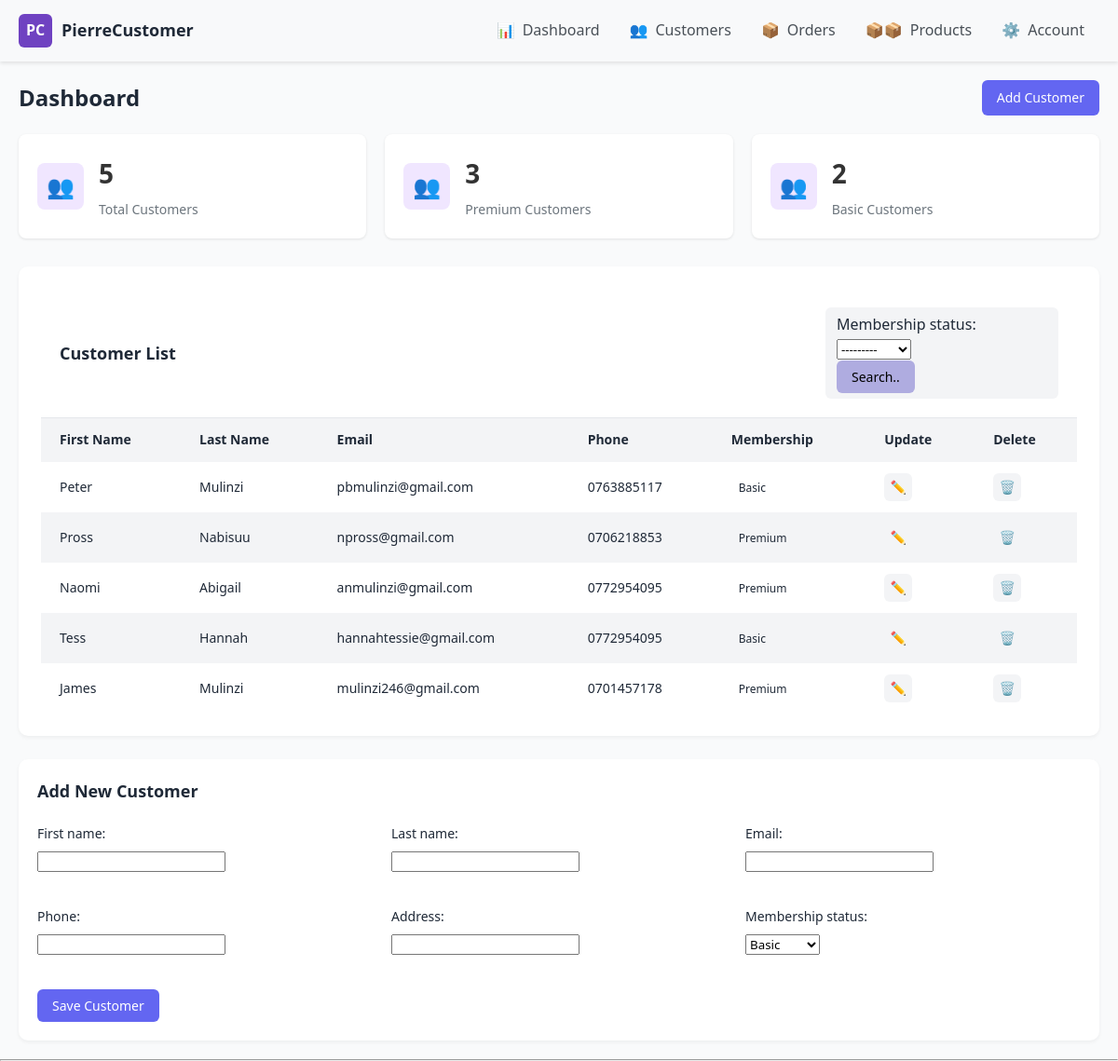
The page / on the database its author committed.
### pierre_CMS_App/models.py (models this page shows, shortened)
class Customer(models.Model):
    STATUS = (
        ('Premium', 'Premium'),
        ('Basic', 'Basic'),
    )
    first_name = models.CharField(max_length = 200)
    last_name = models.CharField(max_length = 200)
    phone = models.CharField(max_length=200)
    email = models.EmailField(max_length=200, null=True)
    address = models.CharField(max_length=200)
    date_created = models.DateTimeField(auto_now_add=True)
    membership_status = models.CharField(max_length=200, choices=STATUS, default='Basic')

### pierre_CMS_App/views.py (the view)
# urls.py: path('', views.dashboard, name='dashboard'),
def dashboard(request):
    customers = Customer.objects.all()
    total_customers = customers.count()
    total_basic_customers = Customer.objects.filter(membership_status = 'Basic').count()
    total_premium_customers = Customer.objects.filter(membership_status = 'Premium').count()
    form = CustomerForm(request.POST)
    myFilter = CustomerFilter(request.GET, queryset=customers)
    customers = myFilter.qs
    if request.method == 'POST' and form.is_valid():
        form.save()
        return redirect('dashboard')
    else:
        form = CustomerForm()
    context = {
        'customers': customers,
        'total_customers': total_customers,
        'total_basic_customers': total_basic_customers,
        'total_premium_customers': total_premium_customers,
        'form': form,
        'myFilter': myFilter,
    }
    return render(request, 'pierre_CMS_App/dashboardPage.html', context)

### pierre_CMS_App/forms.py
class CustomerForm(ModelForm):
    class Meta:
        model = Customer
        fields = ['first_name', 'last_name', 'phone', 'email', 'address', 'membership_status']

### pierre_CMS_App/templates/pierre_CMS_App/dashboardPage.html (shortened to what this page needs)
{% extends "pierre_CMS_App/main.html" %}
{% block content %}
<div class="main">
    <div class="page-header">
        <h1 class="page-title">Dashboard</h1>
        <a class="btn btn-primary" href="{% url 'addCustomer' %}" style="text-decoration: none;">Add Customer</a>
    </div>
    <div class="stats">
        <div class="stat-card">
            <div class="stat-icon customers-icon">👥</div>
            <div class="stat-info">
                <h3>{{total_customers|default:"0"}}</h3>
                <p>Total Customers</p>
            </div>
        </div>
        <div class="stat-card">
            <div class="stat-icon customers-icon">👥</div>
            <div class="stat-info">
                <h3>{{total_premium_customers|default:"0"}}</h3>
                <p>Premium Customers</p>
            </div>
        </div>
        <div class="stat-card">
            <div class="stat-icon customers-icon">👥</div>
            <div class="stat-info">
                <h3>{{total_basic_customers|default:"0"}}</h3>
                <p>Basic Customers</p>
            </div>
        </div>
    </div>
    <div class="card">
        <div class="card-header">
            <h2 class="card-title">Customer List</h2>
            <div class="search-box">
                <form method="get">
                    {{myFilter.form}}
                    <button class="btn btn-primry btn-outline-info" type="submit" style="background-color: rgb(175, 172, 224);">Search..</button>
                </form>
            </div>
        </div>
        <table>
            <thead>
                <tr>
                    <th>First Name</th>
                    <th>Last Name</th>
                    <th>Email</th>
                    <th>Phone</th>
                    <th>Membership</th>
                    <th>Update</th>
                    <th>Delete</th>
                </tr>
            </thead>
            <tbody>
                {% for cust in customers %}
                    <tr>
                        <td>{{cust.first_name}}</td>
                        <td>{{cust.last_name}}</td>
                        <td>{{cust.email}}</td>
                        <td>{{cust.phone}}</td>
                        <td><span class="status">{{cust.membership_status}}</span></td>
                        <td>
                            <a class="btn-icon btn-edit" href="{% url 'updateCustomer' cust.id %}" style="text-decoration: none;">✏️</a>
                        </td>
                        <td>
                            <a class="btn-icon btn-delete" href="{% url 'deleteCustomer' cust.id %}" style="text-decoration: none;">🗑️</a>
                        </td>
                    </tr>
                {% endfor %}
            </tbody>
        </table>
    </div>
    <div class="form-container">
        <h2 class="form-title">Add New Customer</h2>
        <form action="" method="POST">
            <div class="form-grid">
                <div class="form-group">
                    <label class="form-label">{{form.first_name.label_tag}}</label>
                    {{form.first_name}}
                </div>
                <div class="form-group">
                    <label class="form-label">{{form.last_name.label_tag}}</label>
                    {{form.last_name}}
                </div>
                <div class="form-group">
                    <label class="form-label">{{form.email.label_tag}}</label>
                    {{form.email}}
                </div>
                <div class="form-group">
                    <label class="form-label">{{form.phone.label_tag}}</label>
                    {{form.phone}}
                </div>
                <div class="form-group">
                    <label class="form-label">{{form.address.label_tag}}</label>
                    {{form.address}}
                </div>
                <div class="form-group">
                    <label class="form-label">{{form.membership_status.label_tag}}</label>
                    {{form.membership_status}}
                </div>
                <div class="form-submit">
                    <input type="submit" value="Save Customer" class="btn btn-primary">
                </div>
            </div>
        </form>
    </div>
</div>
{% endblock %}

### static/css/main.css (style rules this page uses)
:root { --primary: #6366f1; --primary-light: #818cf8; --primary-dark: #4f46e5; --accent: #f472b6; --light: #f9fafb; --dark: #1f2937; --gray: #9ca3af; --gray-light: #f3f4f6; }
* { margin: 0; padding: 0; box-sizing: border-box; font-family: 'Segoe UI', Tahoma, Geneva, Verdana, sans-serif; }
body { background-color: var(--light); color: var(--dark); line-height: 1.6; }
* { margin: 0; padding: 0; box-sizing: border-box; }
.main { flex: 1; padding: 20px; }
.page-header { display: flex; justify-content: space-between; align-items: center; margin-bottom: 20px; }
.page-title { margin: 0; font-size: 24px; font-weight: 600; }
.card { background-color: white; border-radius: 8px; box-shadow: 0 1px 3px rgba(0,0,0,0.1); padding: 24px; margin-bottom: 24px; }
.form-grid { display: grid; grid-template-columns: repeat(auto-fill, minmax(300px, 1fr)); gap: 20px; }
.form-group { margin-bottom: 16px; }
.form-label { display: block; margin-bottom: 8px; font-weight: 500; color: #555; }
.btn { padding: 8px 16px; border-radius: 6px; font-size: 14px; font-weight: 500; cursor: pointer; display: inline-flex; align-items: center; border: none; transition: all 0.2s; }
.btn-primary { background-color: var(--primary); color: white; }
.stats { display: flex; gap: 20px; margin-bottom: 30px; }
.stat-card { background-color: white; border-radius: 8px; box-shadow: 0 1px 3px rgba(0,0,0,0.1); padding: 20px; display: flex; align-items: center; flex: 1; min-width: 200px; transition: transform 0.2s; }
.stat-icon { width: 50px; height: 50px; border-radius: 8px; display: flex; align-items: center; justify-content: center; font-size: 24px; margin-right: 16px; }
.customers-icon { background-color: #f0e6ff; color: #6f42c1; }
.stat-info h3 { font-size: 28px; font-weight: 600; margin: 0 0 5px 0; color: #333; }
.stat-info p { margin: 0; color: #6c757d; font-size: 14px; }
.card { background-color: white; border-radius: 10px; box-shadow: 0 2px 4px rgba(0,0,0,0.05); margin-bottom: 25px; overflow: hidden; }
.card-header { padding: 20px; display: flex; justify-content: space-between; align-items: center; border-bottom: 1px solid #e5e7eb; }
.card-title { font-size: 18px; font-weight: 600; }
.search-box { display: flex; align-items: center; background-color: var(--gray-light); border-radius: 6px; padding: 6px 12px; width: 250px; }
table { width: 100%; border-collapse: collapse; }
th, td { padding: 12px 20px; text-align: left; }
th { background-color: var(--gray-light); font-weight: 600; font-size: 14px; color: var(--dark); }
tr:nth-child(even) { background-color: var(--gray-light); }
td { font-size: 14px; }
.status { padding: 4px 8px; border-radius: 4px; font-size: 12px; font-weight: 500; }
.btn-icon { width: 30px; height: 30px; border-radius: 6px; display: flex; align-items: center; justify-content: center; background-color: var(--gray-light); color: var(--dark); transition: all 0.2s; cursor: pointer; border: none; }
.form-container { background-color: white; border-radius: 10px; box-shadow: 0 2px 4px rgba(0,0,0,0.05); padding: 20px; }
.form-title { font-size: 18px; font-weight: 600; margin-bottom: 20px; }
.form-group { margin-bottom: 15px; }
.form-label { display: block; margin-bottom: 6px; font-size: 14px; font-weight: 500; color: var(--dark); }

### rows shown on the page
Customer: first_name "Peter", last_name "Mulinzi", email "pbmulinzi@gmail.com", phone "0763885117", membership_status "Basic"
Customer: first_name "Pross", last_name "Nabisuu", email "npross@gmail.com", phone "0706218853", membership_status "Premium"
Customer: first_name "Naomi", last_name "Abigail", email "anmulinzi@gmail.com", phone "0772954095", membership_status "Premium"
Customer: first_name "Tess", last_name "Hannah", email "hannahtessie@gmail.com", phone "0772954095", membership_status "Basic"
Customer: first_name "James", last_name "Mulinzi", email "mulinzi246@gmail.com", phone "0701457178", membership_status "Premium"

### other values the page prints
{{ total_customers|default:"0" }} "5"
{{ total_premium_customers|default:"0" }} "3"
{{ total_basic_customers|default:"0" }} "2"
